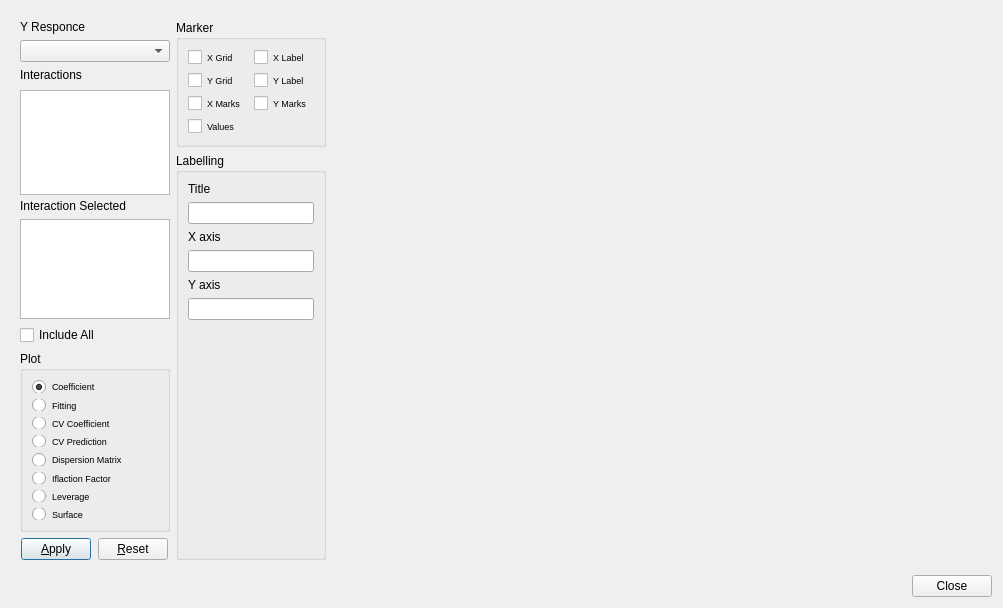
<?xml version="1.0" encoding="UTF-8"?>
<ui version="4.0">
 <class>Dialog</class>
 <widget class="QDialog" name="Dialog">
  <property name="geometry">
   <rect>
    <x>0</x>
    <y>0</y>
    <width>1003</width>
    <height>608</height>
   </rect>
  </property>
  <property name="windowTitle">
   <string>DOE Analysis</string>
  </property>
  <layout class="QVBoxLayout" name="verticalLayout">
   <item>
    <widget class="QWidget" name="centralwidget" native="true">
     <layout class="QHBoxLayout" name="horizontalLayout_3">
      <item>
       <layout class="QVBoxLayout" name="verticalLayout_3">
        <item>
         <widget class="QLabel" name="label">
          <property name="text">
           <string>Y Responce</string>
          </property>
         </widget>
        </item>
        <item>
         <widget class="QComboBox" name="YcomboBox">
          <property name="minimumSize">
           <size>
            <width>150</width>
            <height>0</height>
           </size>
          </property>
          <property name="maximumSize">
           <size>
            <width>150</width>
            <height>16777215</height>
           </size>
          </property>
         </widget>
        </item>
        <item>
         <widget class="QLabel" name="label_4">
          <property name="text">
           <string>Interactions</string>
          </property>
         </widget>
        </item>
        <item>
         <widget class="QListWidget" name="interactionlistWidget">
          <property name="sizePolicy">
           <sizepolicy hsizetype="Fixed" vsizetype="Fixed">
            <horstretch>0</horstretch>
            <verstretch>0</verstretch>
           </sizepolicy>
          </property>
          <property name="minimumSize">
           <size>
            <width>150</width>
            <height>105</height>
           </size>
          </property>
          <property name="maximumSize">
           <size>
            <width>150</width>
            <height>100</height>
           </size>
          </property>
         </widget>
        </item>
        <item>
         <widget class="QLabel" name="Ylabel">
          <property name="text">
           <string>Interaction Selected</string>
          </property>
         </widget>
        </item>
        <item>
         <widget class="QListWidget" name="selectedlistWidget">
          <property name="sizePolicy">
           <sizepolicy hsizetype="Fixed" vsizetype="Fixed">
            <horstretch>0</horstretch>
            <verstretch>0</verstretch>
           </sizepolicy>
          </property>
          <property name="minimumSize">
           <size>
            <width>150</width>
            <height>100</height>
           </size>
          </property>
          <property name="maximumSize">
           <size>
            <width>150</width>
            <height>100</height>
           </size>
          </property>
         </widget>
        </item>
        <item>
         <layout class="QHBoxLayout" name="horizontalLayout_2">
          <item>
           <widget class="QCheckBox" name="includeallcheckBox">
            <property name="text">
             <string>Include All</string>
            </property>
           </widget>
          </item>
         </layout>
        </item>
        <item>
         <widget class="QGroupBox" name="groupBox">
          <property name="minimumSize">
           <size>
            <width>0</width>
            <height>110</height>
           </size>
          </property>
          <property name="title">
           <string>Plot</string>
          </property>
          <layout class="QVBoxLayout" name="verticalLayout_5">
           <item>
            <widget class="QRadioButton" name="coefradioButton">
             <property name="font">
              <font>
               <pointsize>7</pointsize>
              </font>
             </property>
             <property name="text">
              <string>Coefficient</string>
             </property>
             <property name="checked">
              <bool>true</bool>
             </property>
            </widget>
           </item>
           <item>
            <widget class="QRadioButton" name="fitradioButton">
             <property name="font">
              <font>
               <pointsize>7</pointsize>
              </font>
             </property>
             <property name="text">
              <string>Fitting</string>
             </property>
            </widget>
           </item>
           <item>
            <widget class="QRadioButton" name="coefpredradioButton">
             <property name="font">
              <font>
               <pointsize>7</pointsize>
              </font>
             </property>
             <property name="text">
              <string>CV Coefficient</string>
             </property>
            </widget>
           </item>
           <item>
            <widget class="QRadioButton" name="predradioButton">
             <property name="font">
              <font>
               <pointsize>7</pointsize>
              </font>
             </property>
             <property name="text">
              <string>CV Prediction</string>
             </property>
            </widget>
           </item>
           <item>
            <widget class="QRadioButton" name="dismradioButton">
             <property name="font">
              <font>
               <pointsize>7</pointsize>
              </font>
             </property>
             <property name="text">
              <string>Dispersion Matrix</string>
             </property>
            </widget>
           </item>
           <item>
            <widget class="QRadioButton" name="inflradioButton">
             <property name="font">
              <font>
               <pointsize>7</pointsize>
              </font>
             </property>
             <property name="text">
              <string>Iflaction Factor</string>
             </property>
            </widget>
           </item>
           <item>
            <widget class="QRadioButton" name="levradioButton">
             <property name="font">
              <font>
               <pointsize>7</pointsize>
              </font>
             </property>
             <property name="text">
              <string>Leverage</string>
             </property>
            </widget>
           </item>
           <item>
            <widget class="QRadioButton" name="surradioButton">
             <property name="font">
              <font>
               <pointsize>7</pointsize>
              </font>
             </property>
             <property name="text">
              <string>Surface</string>
             </property>
            </widget>
           </item>
          </layout>
         </widget>
        </item>
        <item>
         <layout class="QHBoxLayout" name="horizontalLayout_5">
          <item>
           <widget class="QPushButton" name="ApplyButton">
            <property name="sizePolicy">
             <sizepolicy hsizetype="Fixed" vsizetype="Fixed">
              <horstretch>0</horstretch>
              <verstretch>0</verstretch>
             </sizepolicy>
            </property>
            <property name="maximumSize">
             <size>
              <width>70</width>
              <height>16777215</height>
             </size>
            </property>
            <property name="text">
             <string>&amp;Apply</string>
            </property>
           </widget>
          </item>
          <item>
           <widget class="QPushButton" name="ResetButton">
            <property name="sizePolicy">
             <sizepolicy hsizetype="Fixed" vsizetype="Fixed">
              <horstretch>0</horstretch>
              <verstretch>0</verstretch>
             </sizepolicy>
            </property>
            <property name="maximumSize">
             <size>
              <width>70</width>
              <height>16777215</height>
             </size>
            </property>
            <property name="text">
             <string>&amp;Reset</string>
            </property>
           </widget>
          </item>
         </layout>
        </item>
       </layout>
      </item>
      <item>
       <layout class="QVBoxLayout" name="verticalLayout_4">
        <item>
         <widget class="QGroupBox" name="MarkergroupBox">
          <property name="sizePolicy">
           <sizepolicy hsizetype="Fixed" vsizetype="Preferred">
            <horstretch>0</horstretch>
            <verstretch>0</verstretch>
           </sizepolicy>
          </property>
          <property name="minimumSize">
           <size>
            <width>150</width>
            <height>0</height>
           </size>
          </property>
          <property name="title">
           <string>Marker</string>
          </property>
          <layout class="QVBoxLayout" name="verticalLayout_2">
           <item>
            <layout class="QGridLayout" name="gridLayout">
             <item row="0" column="1">
              <widget class="QCheckBox" name="XcheckBox">
               <property name="font">
                <font>
                 <pointsize>7</pointsize>
                </font>
               </property>
               <property name="text">
                <string>X Label</string>
               </property>
              </widget>
             </item>
             <item row="0" column="0">
              <widget class="QCheckBox" name="XGcheckBox">
               <property name="font">
                <font>
                 <pointsize>7</pointsize>
                </font>
               </property>
               <property name="text">
                <string>X Grid</string>
               </property>
              </widget>
             </item>
             <item row="1" column="1">
              <widget class="QCheckBox" name="YcheckBox">
               <property name="font">
                <font>
                 <pointsize>7</pointsize>
                </font>
               </property>
               <property name="text">
                <string>Y Label</string>
               </property>
              </widget>
             </item>
             <item row="1" column="0">
              <widget class="QCheckBox" name="YGcheckBox">
               <property name="font">
                <font>
                 <pointsize>7</pointsize>
                </font>
               </property>
               <property name="text">
                <string>Y Grid</string>
               </property>
              </widget>
             </item>
             <item row="4" column="1">
              <widget class="QCheckBox" name="YMcheckBox">
               <property name="font">
                <font>
                 <pointsize>7</pointsize>
                </font>
               </property>
               <property name="text">
                <string>Y Marks</string>
               </property>
              </widget>
             </item>
             <item row="4" column="0">
              <widget class="QCheckBox" name="XMcheckBox">
               <property name="font">
                <font>
                 <pointsize>7</pointsize>
                </font>
               </property>
               <property name="text">
                <string>X Marks</string>
               </property>
              </widget>
             </item>
             <item row="6" column="0">
              <widget class="QCheckBox" name="VcheckBox">
               <property name="font">
                <font>
                 <pointsize>7</pointsize>
                </font>
               </property>
               <property name="text">
                <string>Values</string>
               </property>
              </widget>
             </item>
            </layout>
           </item>
          </layout>
         </widget>
        </item>
        <item>
         <widget class="QGroupBox" name="groupBox_2">
          <property name="sizePolicy">
           <sizepolicy hsizetype="Fixed" vsizetype="Preferred">
            <horstretch>0</horstretch>
            <verstretch>0</verstretch>
           </sizepolicy>
          </property>
          <property name="minimumSize">
           <size>
            <width>150</width>
            <height>0</height>
           </size>
          </property>
          <property name="title">
           <string>Labelling</string>
          </property>
          <layout class="QHBoxLayout" name="horizontalLayout_10">
           <item>
            <layout class="QVBoxLayout" name="verticalLayout_6">
             <item>
              <widget class="QLabel" name="label_2">
               <property name="text">
                <string>Title</string>
               </property>
              </widget>
             </item>
             <item>
              <widget class="QLineEdit" name="TlineEdit">
               <property name="maximumSize">
                <size>
                 <width>200</width>
                 <height>16777215</height>
                </size>
               </property>
              </widget>
             </item>
             <item>
              <widget class="QLabel" name="label_3">
               <property name="text">
                <string>X axis</string>
               </property>
              </widget>
             </item>
             <item>
              <widget class="QLineEdit" name="XlineEdit">
               <property name="maximumSize">
                <size>
                 <width>200</width>
                 <height>16777215</height>
                </size>
               </property>
              </widget>
             </item>
             <item>
              <widget class="QLabel" name="label_5">
               <property name="text">
                <string>Y axis</string>
               </property>
              </widget>
             </item>
             <item>
              <widget class="QLineEdit" name="YlineEdit">
               <property name="maximumSize">
                <size>
                 <width>200</width>
                 <height>16777215</height>
                </size>
               </property>
              </widget>
             </item>
             <item>
              <spacer name="verticalSpacer_2">
               <property name="orientation">
                <enum>Qt::Vertical</enum>
               </property>
               <property name="sizeHint" stdset="0">
                <size>
                 <width>20</width>
                 <height>40</height>
                </size>
               </property>
              </spacer>
             </item>
            </layout>
           </item>
          </layout>
         </widget>
        </item>
       </layout>
      </item>
      <item>
       <widget class="QWidget" name="mplwindow" native="true">
        <property name="sizePolicy">
         <sizepolicy hsizetype="Expanding" vsizetype="Expanding">
          <horstretch>0</horstretch>
          <verstretch>0</verstretch>
         </sizepolicy>
        </property>
        <layout class="QVBoxLayout" name="mplvl"/>
       </widget>
      </item>
     </layout>
    </widget>
   </item>
   <item>
    <layout class="QHBoxLayout" name="horizontalLayout_4">
     <item>
      <spacer name="horizontalSpacer_2">
       <property name="orientation">
        <enum>Qt::Horizontal</enum>
       </property>
       <property name="sizeHint" stdset="0">
        <size>
         <width>698</width>
         <height>20</height>
        </size>
       </property>
      </spacer>
     </item>
     <item>
      <widget class="QPushButton" name="pushButton_2">
       <property name="text">
        <string>Close</string>
       </property>
      </widget>
     </item>
    </layout>
   </item>
  </layout>
  <zorder>centralwidget</zorder>
  <zorder></zorder>
 </widget>
 <resources/>
 <connections>
  <connection>
   <sender>pushButton_2</sender>
   <signal>clicked()</signal>
   <receiver>Dialog</receiver>
   <slot>reject()</slot>
   <hints>
    <hint type="sourcelabel">
     <x>886</x>
     <y>541</y>
    </hint>
    <hint type="destinationlabel">
     <x>229</x>
     <y>534</y>
    </hint>
   </hints>
  </connection>
 </connections>
</ui>
